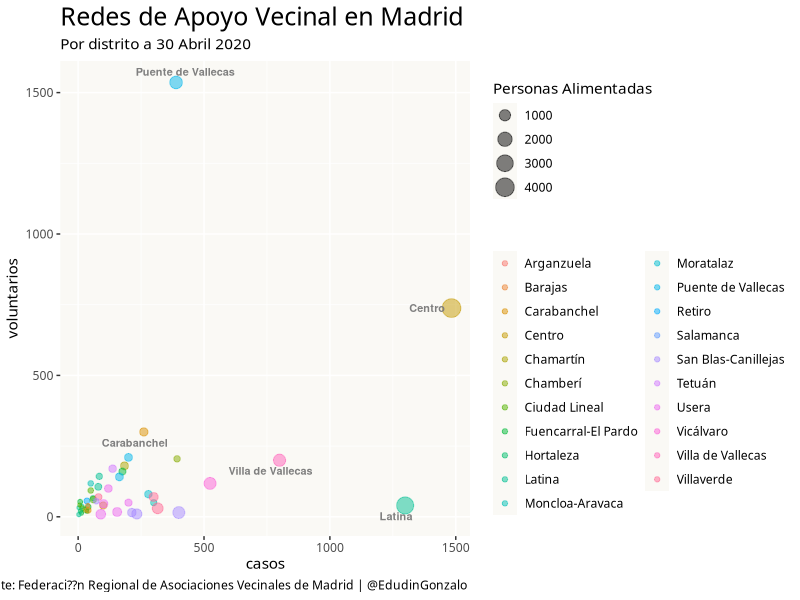

Recreate this plot in R.
# Day 3: 13/05/2020
# Grafico de burbujas
# @EdudinGonzalo
#---------------------------------------------

library(tidyverse)
library(ggrepel)

redes = read_csv("data/redes_vecinales.csv")

# Limpieza  -------------------------
colnames(redes) = c("distrito", "red", "voluntarios", "casos", "alimentos_familias", "alimentos_personas")
redes = redes[3:57, ] 

# Grafico --------------------------
vecinos = redes %>%
  mutate_at(vars(-distrito, -red), as.numeric) %>%
  ggplot(aes(casos, voluntarios)) +
  geom_point(aes(size = alimentos_personas, color = distrito),
             alpha = 0.5) +
  labs(title = "Redes de Apoyo Vecinal en Madrid",
       subtitle = "Por distrito a 30 Abril 2020",
       size = "Personas Alimentadas", 
       color = "", 
       caption = "Fuente: Federaci??n Regional de Asociaciones Vecinales de Madrid | @EdudinGonzalo "
       ) +
  geom_text_repel(data = . %>%
                    filter(casos >= 800 | voluntarios >= 280 ), 
                  aes(label = distrito),
                  fontface = 'bold', color = 'grey50',
                  size = 2.75,
                  point.padding = unit(0.2, "lines")) +
  theme(text = element_text(family = "PT Sans Narrow Bold"),
        strip.background =element_rect(fill="#fcef03"),
        panel.background = element_rect(fill = "#faf9f5"),
        plot.title = element_text(size=18))

ggsave("figs/vecinos.png", vecinos, width = 9)